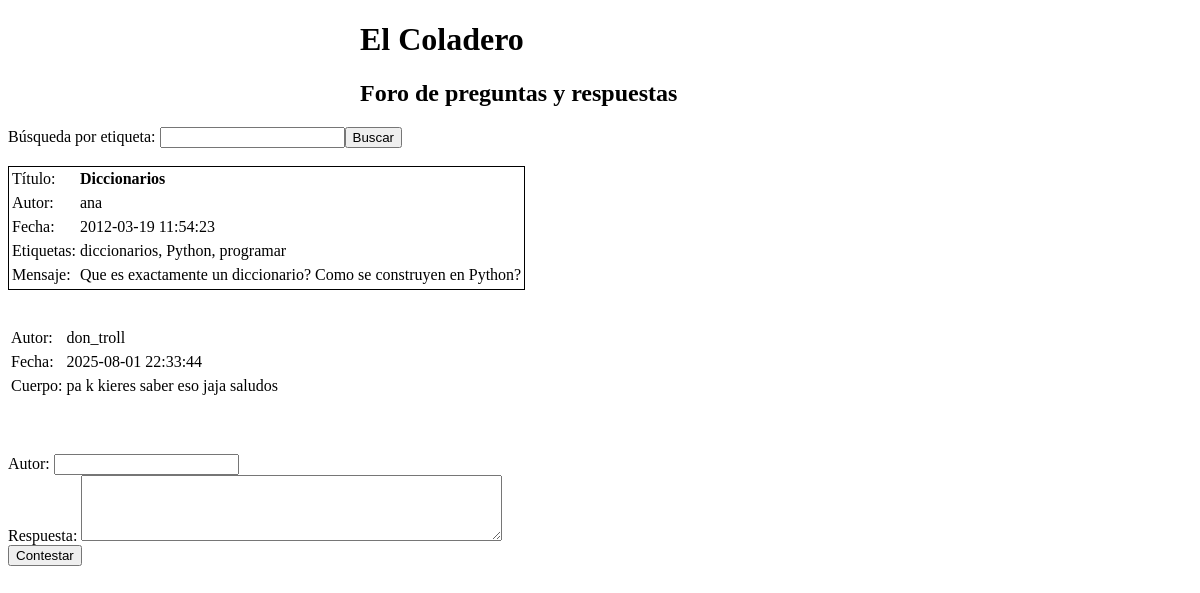
The app's page /show_question?id=2 with its own data.
### tables this page shows
CREATE TABLE Questions (
  id INTEGER PRIMARY KEY, 
  author VARCHAR(50), 
  title VARCHAR(200), 
  body TEXT, 
  time datetime, 
  tags VARCHAR(200)
);

CREATE TABLE Replies (
	id INTEGER PRIMARY KEY,
	author VARCHAR(50),
	body TEXT,
	time DATETIME,
	question_id INTEGER,
	
	FOREIGN KEY (question_id) REFERENCES Questions(id)
);

### coladero.py (the view)
@app.route('/show_question', methods=['GET'])
def show_question():
    ident = request.args.get('id')
    conn = sqlite3.connect(DBPATH)
    cur = conn.cursor()
    qbody1 = """SELECT author,title,time,tags,body
                FROM Questions
                WHERE id=:ident"""
    qbody2 = """SELECT author,time,body
                FROM Replies
                WHERE question_id=:ident"""
    params = {'ident': ident}
    cur.execute(qbody1, params)
    question = cur.fetchone()
    cur.execute(qbody2, params)
    replies = list(cur.fetchall())
    conn.close()
    return render_template("message_detail.html", q=question, replies=replies, ident=ident)

### templates/message_detail.html (shortened to what this page needs)
<!DOCTYPE html>
<html>
	<head>
	</head>
	<body>
		<header class="title"><h1>El Coladero</h1></header>
		<header class="title"><h2>Foro de preguntas y respuestas</h2></header>
    <form action="search_question">
		Búsqueda por etiqueta: <input type="search" name="tag"><input type="submit" value="Buscar">
		</form>
		<br/>
		{% if q is none %}
          <h1>No se ha encontrado ninguna pregunta con identificador '{{ident}}'</h1>
		{% else %}
		  <table class="question">
			  <tr>
		      <td>Título:</td>
		      <td class="title">{{q[1]}}</td>
		    <tr>
		    <tr>
		      <td>Autor:</td>
		      <td>{{q[0]}}</td>
		    <tr>
		    <tr>
		      <td>Fecha:</td>
		      <td>{{q[2]}}</td>
		    <tr>
		    <tr>
		      <td>Etiquetas:</td>
		      <td>{{q[3]}}</td>
		    <tr>
		    <tr>
		      <td>Mensaje:</td>
		      <td>{{q[4]}}</td>
		  </table>
		  <br/><br/>
		  {% for r in replies %}
		  <table class="reply">
		    <tr>
		      <td>Autor:</td>
		      <td>{{r[0]|safe}}</td>
		    <tr>
		    <tr>
		      <td>Fecha:</td>
		      <td>{{r[1]|safe}}</td>
		    <tr>
		    <tr>
		      <td>Cuerpo:</td>
		      <td>{{r[2]|safe}}</td>
		  </table>
		  <br/>
		  {% endfor %}
	    {% endif %}
		<br/><br/>
		<form class="contestar" action="insert_reply" method="POST">
			<label for="author">Autor:</label>
	        <input type="text" name="author"><br/>
			<label for="body">Respuesta:</label>
	        <textarea rows="4" cols="50" name="body"></textarea><br/>
	        <input type="submit" value="Contestar">
		</form>
	</body>
</html>

### templates/message_detail.html (style rules this page uses)
header.title { margin-left: auto; margin-right: auto; width: 30em; }
table.question { border: solid 1px; position: relative; }
td.title { font-weight: bold; }

### records on screen
Questions: title "Diccionarios", author "ana", time "2012-03-19 11:54:23", tags "diccionarios, Python, programar", body "Que es exactamente un diccionario? Como se construyen en Python?"
Replies: author "don_troll", time "2025-08-01 22:33:44", body "pa k kieres saber eso jaja saludos"
